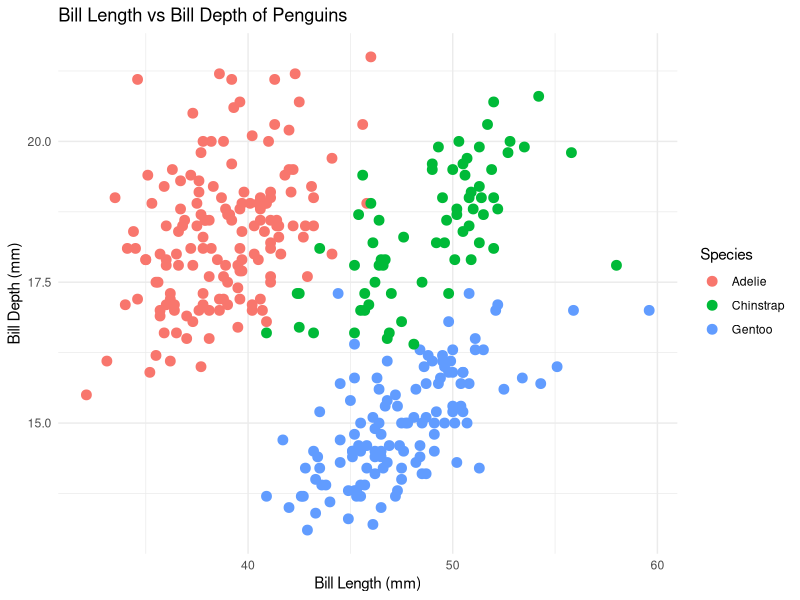
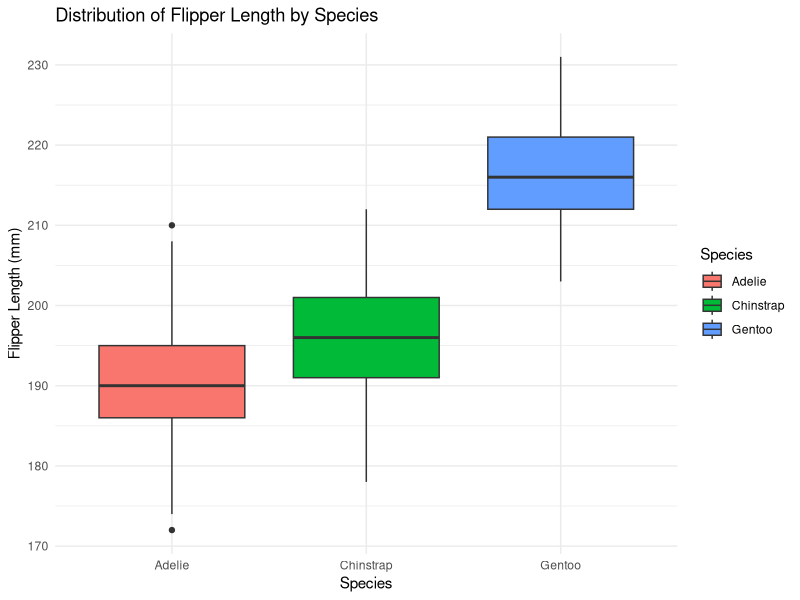
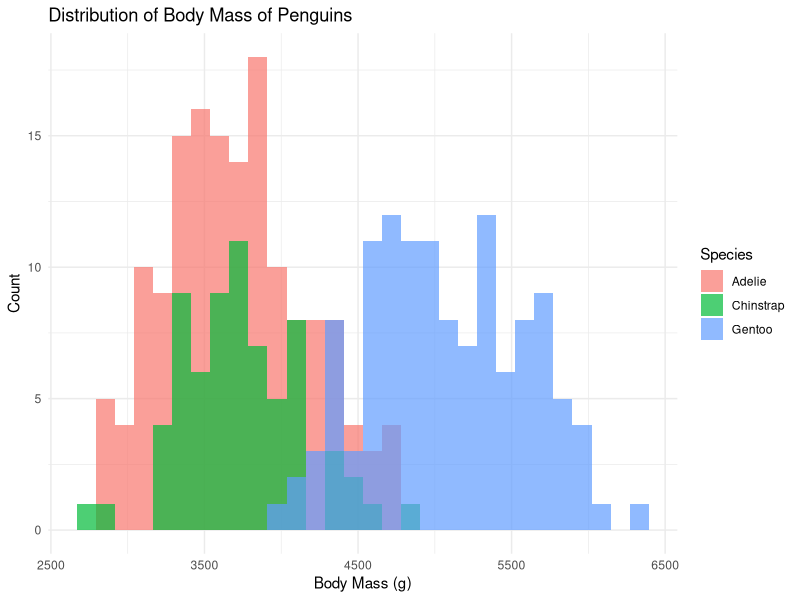

Generate these figures, in order, with R:
## ---- chunk 1
library("tidyverse")
library("palmerpenguins")
## ---- chunk 2
ggplot(data = penguins, aes(x = bill_length_mm, y = bill_depth_mm
, color = species)) +
  geom_point(size = 3) +
  theme_minimal() +
  labs(title = "Bill Length vs Bill Depth of Penguins",
       x = "Bill Length (mm)",
       y = "Bill Depth (mm)",
       color = "Species")
## ---- chunk 3
ggplot(data = penguins, aes(x = species, y = flipper_length_mm,
, fill = species)) +
  geom_boxplot() +
  theme_minimal() +
  labs(title = "Distribution of Flipper Length by Species",
       x = "Species",
       y = "Flipper Length (mm)",
       fill = "Species")
## ---- chunk 4
ggplot(data = penguins, aes(x = body_mass_g, fill = species)) +
  geom_histogram(bins = 30, alpha = 0.7, position =
 "identity") +
  theme_minimal() +
  labs(title = "Distribution of Body Mass of Penguins",
       x = "Body Mass (g)",
       y = "Count",
       fill = "Species")
